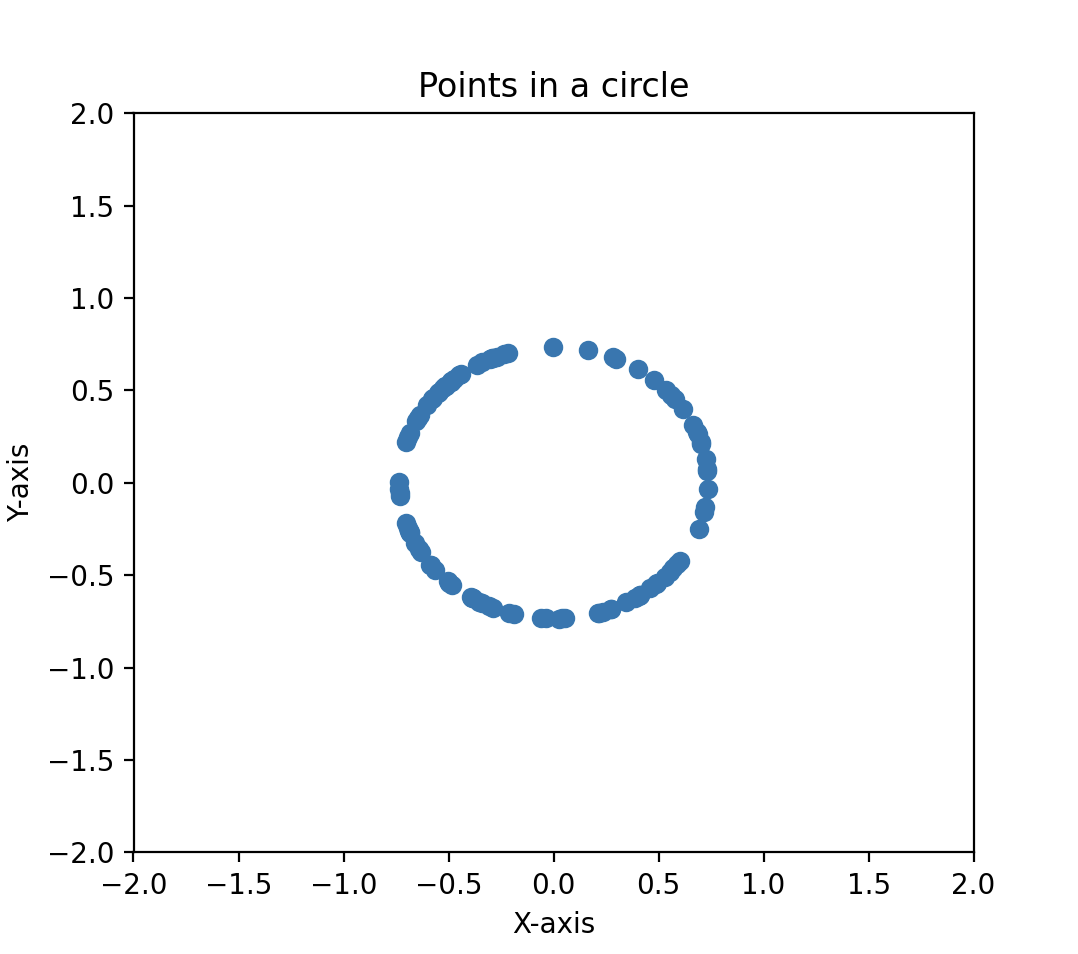

Write Python code to recreate this figure.
iimport matplotlib.pyplot as plt
import random
import math

# Set random seed for reproducibility
np.random.seed(0)

# radius of the circle
circle_r = 1

# center of the circle (x, y)
circle_x = 0
circle_y = 0
x = []
y = []

# random radius
r = circle_r * math.sqrt(random.random())

# calculating coordinates
for i in range(0,100):
	alpha = 2 * math.pi * random.random()
	x.append(r * math.cos(alpha) + circle_x)
	y.append(r * math.sin(alpha) + circle_y)

plt.ylim(-2, 2)
plt.xlim(-2, 2)
plt.scatter(x, y, cmap='viridis')
plt.title('Points in a circle')
plt.xlabel('X-axis')
plt.ylabel('Y-axis')
plt.show()
